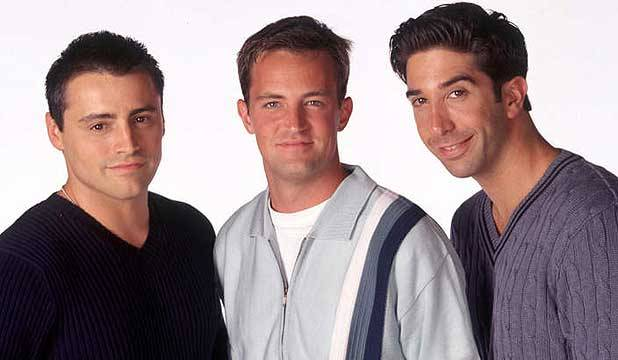
%> input picture hw5/codes/friends.jpg, 618 x 360 px
$ octave hw5_3.m   (GNU Octave 9; MATLAB toolbox functions it lacks are replaced by stand-ins)
%> lines starting %> are read from the running program, lines starting %| are printed output that depends on the picture
%hw5_3
clc; clear; close all;

%% a : converting RGB to HSI & CMY
friends =im2double( imread('friends.jpg'));
r = friends(: , : ,1);
g = friends(: , : ,2);
b = friends(: , : ,3);

%%converting to hsi

I = (r+g+b)/3;
sum = (r+g+b);
sum(sum==0) = eps;
%> sum: size 360x618 double; min 2.22e-16, max 3, mean 1.71
s = 1 - (3.*(min(min(r,g),b))./sum);
%hue
at = 0.5 * ((r-g)+(r-b));
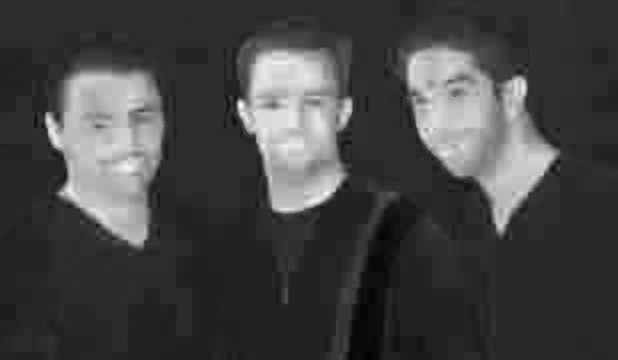
%> at: size 360x618 double; min -0.0784, max 0.441, mean 0.0613; drawn with min black and max white
bt = sqrt((r-g).^2+(r-b).*(g-b));
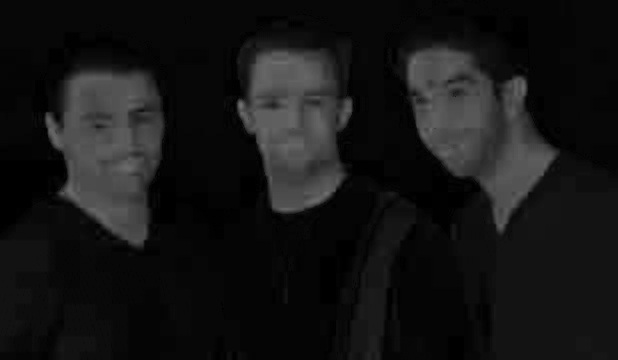
%> bt: size 360x618 double; min 0, max 0.446, mean 0.0855
theta = acos (at./(bt + eps));
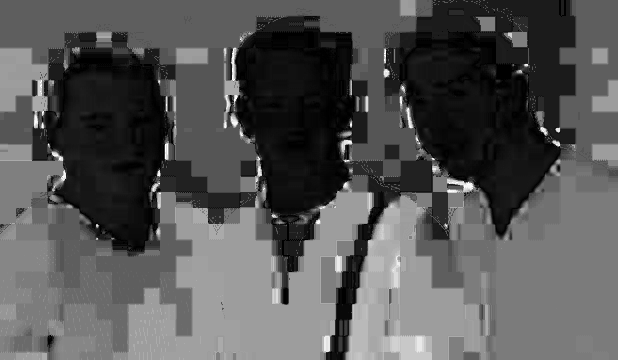
%> theta: size 360x618 double; min 3.33e-08, max 3.14, mean 1.06; drawn with min black and max white
h =  theta;
h(b>g)=2*pi -h(b>g);
h = h/(2*pi);
h(s==0)=0;
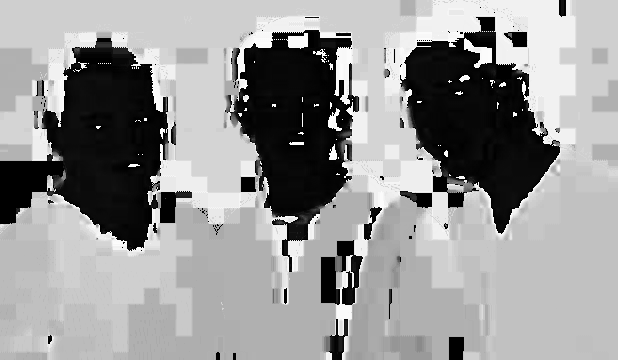
%> h: size 360x618 double; min 0, max 0.999, mean 0.589

hsif = zeros(360, 618,3);
hsif(:,:,1) = h;
hsif(:,:,2) = s;
hsif(:,:,3) = I;
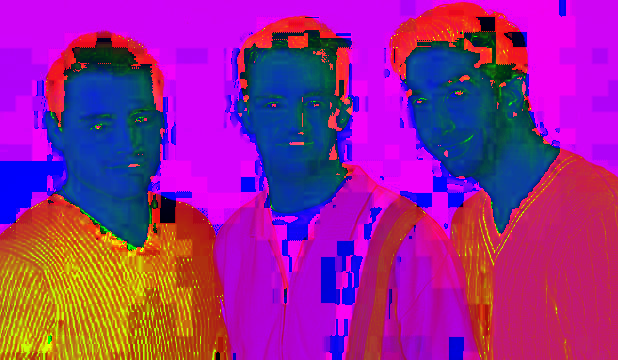
%> hsif: size 360x618x3 double; mean R, G, B 0.589, 0.152, 0.571
hsif = cat(3,h,s,I);

%%converting to cmy
c = 1-r;
m = 1-g;
y = 1-b;

cmyf = zeros(360, 618,3);
cmyf(:,:,1) = c;
cmyf(:,:,2) = m;
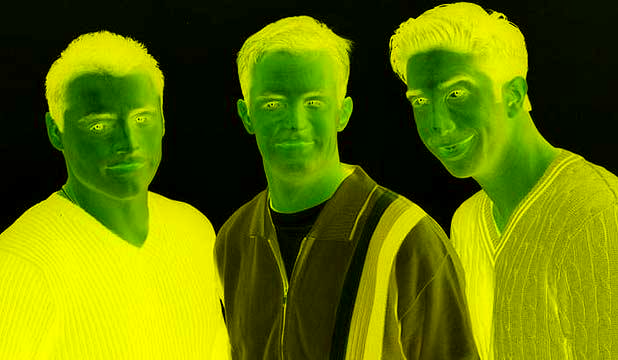
%> cmyf: size 360x618x3 double; mean R, G, B 0.388, 0.456, 0
cmyf(:,:,3) = y;
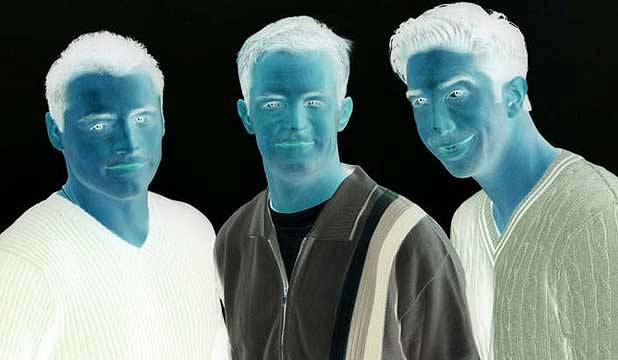
%> cmyf: size 360x618x3 double; mean R, G, B 0.388, 0.456, 0.442

figure();
subplot(2,3,1),imshow(friends)         ,title('rgb');
subplot(2,3,2),imshow(hsif)  ,title('hsi');
subplot(2,3,3),imshow(cmyf)    ,title('cmy');
subplot(2,3,4),imshow(h)  ,title('hue');
subplot(2,3,5),imshow(s)  ,title('saturation');
subplot(2,3,6),imshow(I)  ,title('intensity');


%% b : converting RGB to HSI & CMY with built-in function

hsi = rgb2hsv(friends);
%> hsi: size 360x618x3 double; mean H, S, V 0.589, 0.239, 0.624
%> (the run ends here)
